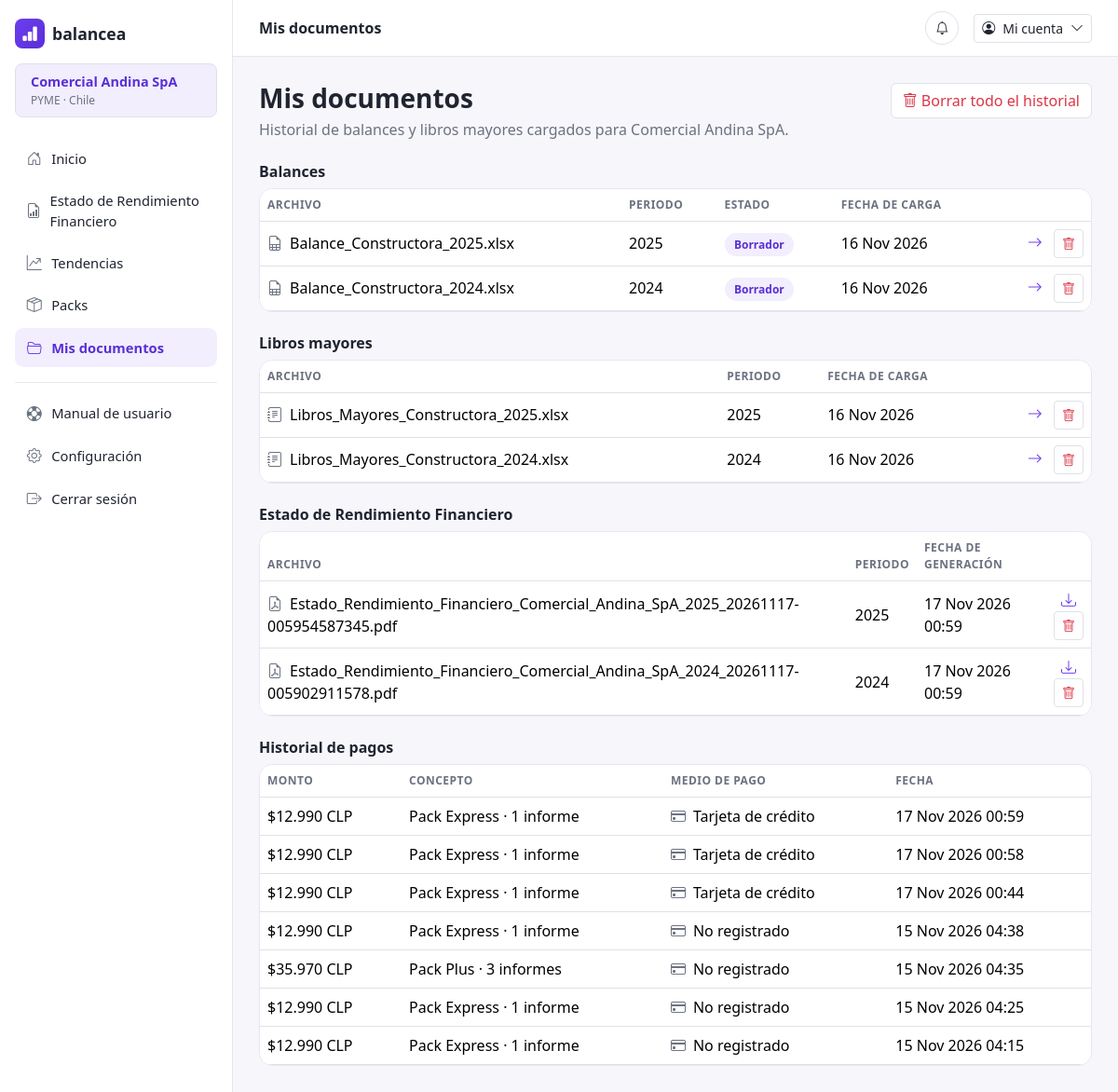
Screenshot of /mis-documentos (signed in) with the database file from the repository.
### models.py (models this page shows)
class Empresa(db.Model):
    __tablename__ = "empresas"
    id = db.Column(db.Integer, primary_key=True)
    nombre = db.Column(db.String(150), nullable=False)
    tipo = db.Column(db.String(50), default="PYME")
    pais = db.Column(db.String(80), default="Chile")
    rubro = db.Column(db.String(50), nullable=False)
    moneda = db.Column(db.String(10), default="CLP")
    anio_vigente = db.Column(db.Integer, default=date.today().year)
    pack_actual = db.Column(db.String(30), default="Express")
    usuarios = db.relationship("Usuario", backref="empresa", lazy=True)
    balances = db.relationship(
        "Balance", backref="empresa", lazy=True, order_by="Balance.id.desc()"
    )

class Balance(db.Model):
    __tablename__ = "balances"
    id = db.Column(db.Integer, primary_key=True)
    empresa_id = db.Column(db.Integer, db.ForeignKey("empresas.id"), nullable=False)
    archivo_nombre = db.Column(db.String(150), nullable=False)
    archivo_libro_mayor = db.Column(db.String(150))
    periodo = db.Column(db.String(20), nullable=False)
    estado = db.Column(db.String(30), default="Borrador")
    fecha_carga = db.Column(db.Date, default=date.today)
    creado_en = db.Column(db.DateTime, default=datetime.utcnow)
    cuentas = db.relationship(
        "CuentaContable", backref="balance", lazy=True, order_by="CuentaContable.codigo"
    )
    informes = db.relationship(
        "InformeEstadoResultados",
        backref="balance",
        lazy=True,
        order_by="InformeEstadoResultados.fecha_generacion.desc()",
    )

class InformeEstadoResultados(db.Model):
    __tablename__ = "informes_estado_resultados"
    id = db.Column(db.Integer, primary_key=True)
    balance_id = db.Column(db.Integer, db.ForeignKey("balances.id"), nullable=False)
    archivo_nombre = db.Column(db.String(200), nullable=False)
    periodo = db.Column(db.String(20), nullable=False)
    fecha_generacion = db.Column(db.DateTime, default=datetime.utcnow)

class CompraPackInforme(db.Model):
    __tablename__ = "compras_packs_informes"
    id = db.Column(db.Integer, primary_key=True)
    empresa_id = db.Column(db.Integer, db.ForeignKey("empresas.id"), nullable=False)
    nombre_pack = db.Column(db.String(30), nullable=False)
    informes_incluidos = db.Column(db.Integer, nullable=False)
    informes_usados = db.Column(db.Integer, nullable=False, default=0)
    precio = db.Column(db.Integer, nullable=False)
    medio_pago = db.Column(db.String(50))
    fecha_compra = db.Column(db.DateTime, default=datetime.utcnow, nullable=False)

### app.py (the view)
    @app.route("/mis-documentos")
    @login_required
    def mis_documentos():
        empresa = empresa_actual()
        informes = (
            InformeEstadoResultados.query.join(Balance)
            .filter(Balance.empresa_id == empresa.id)
            .order_by(InformeEstadoResultados.fecha_generacion.desc())
            .all()
        )
        pagos = (
            Pago.query.join(Balance)
            .filter(Balance.empresa_id == empresa.id)
            .order_by(Pago.fecha_pago.desc())
            .all()
        )
        historial_pagos = [
            {
                "monto": compra.precio,
                "medio_pago": compra.medio_pago or "No registrado",
                "concepto": f"Pack {compra.nombre_pack} · {compra.informes_incluidos} informe{'s' if compra.informes_incluidos != 1 else ''}",
                "periodo": "—",
                "fecha": compra.fecha_compra,
            }
            for compra in compras_pack_empresa(empresa)
        ]
        historial_pagos.extend(
            {
                "monto": pago.monto,
                "medio_pago": pago.medio_pago,
                "concepto": "Estado de Rendimiento Financiero",
                "periodo": pago.balance.periodo,
                "fecha": pago.fecha_pago,
            }
            for pago in pagos
        )
        historial_pagos.sort(
            key=lambda pago: pago["fecha"] or datetime.min,
            reverse=True,
        )
        return render_template(
            "mis_documentos.html",
            empresa=empresa,
            balances=empresa.balances,
            informes=informes,
            pagos=pagos,
            historial_pagos=historial_pagos,
        )

### templates/mis_documentos.html (shortened to what this page needs)
{% extends "base.html" %}
{% set active_page = 'mis_documentos' %}
{% block page_heading %}Mis documentos{% endblock %}
{% block content %}
  <div class="d-flex justify-content-between align-items-start mb-4 flex-wrap gap-2">
    <div>
      <h3 class="fw-bold mb-1">Mis documentos</h3>
      <p class="text-muted-soft mb-0">Historial de balances y libros mayores cargados para {{ empresa.nombre }}.</p>
    </div>
    <form method="post" action="{{ url_for('eliminar_todos_documentos') }}" onsubmit="return confirm('¿Borrar TODO el historial de documentos? Esto elimina todos los balances, libros mayores, informes generados y pagos registrados. Esta acción no se puede deshacer.');">
      <button type="submit" class="btn btn-bc-outline border text-danger"><i class="bi bi-trash me-1"></i>Borrar todo el historial</button>
    </form>
  </div>
  <h6 class="fw-bold mb-2">Balances</h6>
  <div class="bc-card p-0 overflow-hidden mb-4">
    <table class="table bc-table align-middle mb-0">
      <thead>
        <tr><th>Archivo</th><th>Periodo</th><th>Estado</th><th>Fecha de carga</th><th></th></tr>
      </thead>
      <tbody>
        {% for b in balances %}
        <tr>
          <td><i class="bi bi-file-earmark-spreadsheet me-2 text-muted-soft"></i>{{ b.archivo_nombre }}</td>
          <td>{{ b.periodo }}</td>
          <td>
            {% if b.estado == 'Borrador' %}
              <span class="bc-badge-soft">Borrador</span>
            {% else %}
              <span class="bc-badge-success">Archivado</span>
            {% endif %}
          </td>
          <td>{{ b.fecha_carga.strftime('%d %b %Y') if b.fecha_carga else '—' }}</td>
          <td class="text-end">
            <a href="{{ url_for('estado_resultados') }}" class="me-2"><i class="bi bi-arrow-right"></i></a>
            <form method="post" action="{{ url_for('eliminar_balance', balance_id=b.id) }}" class="d-inline" onsubmit="return confirm('¿Eliminar este balance junto con su libro mayor, cuentas e informes generados? Esta acción no se puede deshacer.');">
              <button type="submit" class="btn btn-sm btn-bc-outline border text-danger" title="Eliminar"><i class="bi bi-trash"></i></button>
            </form>
          </td>
        </tr>
        {% else %}
        <tr><td colspan="5" class="text-muted-soft">Aún no has cargado balances.</td></tr>
        {% endfor %}
      </tbody>
    </table>
  </div>
  <h6 class="fw-bold mb-2">Libros mayores</h6>
  <div class="bc-card p-0 overflow-hidden">
    <table class="table bc-table align-middle mb-0">
      <thead>
        <tr><th>Archivo</th><th>Periodo</th><th>Fecha de carga</th><th></th></tr>
      </thead>
      <tbody>
        {% for b in balances if b.archivo_libro_mayor %}
        <tr>
          <td><i class="bi bi-journal-text me-2 text-muted-soft"></i>{{ b.archivo_libro_mayor }}</td>
          <td>{{ b.periodo }}</td>
          <td>{{ b.fecha_carga.strftime('%d %b %Y') if b.fecha_carga else '—' }}</td>
          <td class="text-end">
            <a href="{{ url_for('clasificacion') }}" class="me-2"><i class="bi bi-arrow-right"></i></a>
            <form method="post" action="{{ url_for('eliminar_balance', balance_id=b.id) }}" class="d-inline" onsubmit="return confirm('¿Eliminar este libro mayor junto con el balance, cuentas e informes asociados? Esta acción no se puede deshacer.');">
              <button type="submit" class="btn btn-sm btn-bc-outline border text-danger" title="Eliminar"><i class="bi bi-trash"></i></button>
            </form>
          </td>
        </tr>
        {% else %}
        <tr><td colspan="4" class="text-muted-soft">Aún no has cargado libros mayores.</td></tr>
        {% endfor %}
      </tbody>
    </table>
  </div>
  <h6 class="fw-bold mb-2 mt-4">Estado de Rendimiento Financiero</h6>
  <div class="bc-card p-0 overflow-hidden">
    <table class="table bc-table align-middle mb-0">
      <thead>
        <tr><th>Archivo</th><th>Periodo</th><th>Fecha de generación</th><th></th></tr>
      </thead>
      <tbody>
        {% for i in informes %}
        <tr>
          <td><i class="bi bi-file-earmark-pdf me-2 text-muted-soft"></i>{{ i.archivo_nombre }}</td>
          <td>{{ i.periodo }}</td>
          <td>{{ i.fecha_generacion.strftime('%d %b %Y %H:%M') if i.fecha_generacion else '—' }}</td>
          <td class="text-end">
            <a href="{{ url_for('descargar_informe', informe_id=i.id) }}" class="me-2"><i class="bi bi-download"></i></a>
            <form method="post" action="{{ url_for('eliminar_informe', informe_id=i.id) }}" class="d-inline" onsubmit="return confirm('¿Eliminar este informe generado? Esta acción no se puede deshacer.');">
              <button type="submit" class="btn btn-sm btn-bc-outline border text-danger" title="Eliminar"><i class="bi bi-trash"></i></button>
            </form>
          </td>
        </tr>
        {% else %}
        <tr><td colspan="4" class="text-muted-soft">Aún no has generado un Estado de Rendimiento Financiero.</td></tr>
        {% endfor %}
      </tbody>
    </table>
  </div>
  <h6 class="fw-bold mb-2 mt-4">Historial de pagos</h6>
  <div class="bc-card p-0 overflow-hidden">
    <table class="table bc-table align-middle mb-0">
      <thead>
        <tr><th>Monto</th><th>Concepto</th><th>Medio de pago</th><th>Fecha</th></tr>
      </thead>
      <tbody>
        {% for pago in historial_pagos %}
        <tr>
          <td>${{ pago.monto|monto }} CLP</td>
          <td>{{ pago.concepto }}</td>
          <td><i class="bi bi-credit-card me-2 text-muted-soft"></i>{{ pago.medio_pago }}</td>
          <td>{{ pago.fecha.strftime('%d %b %Y %H:%M') if pago.fecha else '—' }}</td>
        </tr>
        {% else %}
        <tr><td colspan="4" class="text-muted-soft">Aún no se ha registrado ningún pago.</td></tr>
        {% endfor %}
      </tbody>
    </table>
  </div>
{% endblock %}

### templates/base.html (shortened to what this page needs)
<!doctype html>
<html lang="es">
<head>
  <link rel="stylesheet" href="{{ url_for('static', filename='css/bootstrap.min.css') }}">
  <link rel="stylesheet" href="{{ url_for('static', filename='bootstrap-icons/bootstrap-icons.css') }}">
  <link rel="stylesheet" href="{{ url_for('static', filename='css/styles.css') }}">
</head>
<body>
  <div class="bc-shell">
    <aside class="bc-sidebar">
      <a href="{{ url_for('dashboard') }}" class="bc-logo">
        <span class="bc-logo-mark"><i class="bi bi-bar-chart-fill"></i></span>
        balancea
      </a>
      <div class="mt-3 border rounded-3 w-100 px-3 py-2" style="background-color: var(--bc-primary-light);">
        <span class="d-block fw-semibold" style="font-size:0.9rem;color:var(--bc-primary-dark);">{{ empresa.nombre if empresa else 'Tu empresa' }}</span>
        <span class="d-block text-muted-soft" style="font-size:0.75rem;">{{ empresa.tipo if empresa else 'Pyme' }} · {{ empresa.pais if empresa else 'Colombia' }}</span>
      </div>
      <nav class="bc-sidebar-section d-flex flex-column gap-1">
        <a href="{{ url_for('dashboard') }}" class="bc-nav-link {{ 'active' if active_page == 'inicio' else '' }}">
          <i class="bi bi-house-door"></i> Inicio
        </a>
        <a href="{{ url_for('subir_balance') }}" class="bc-nav-link {{ 'active' if active_page == 'subir_balance' else '' }}">
          <i class="bi bi-file-earmark-bar-graph"></i> Estado de Rendimiento Financiero
        </a>
        <a href="{{ url_for('toma_decisiones') }}" class="bc-nav-link {{ 'active' if active_page == 'toma_decisiones' else '' }}">
          <i class="bi bi-graph-up-arrow"></i> Tendencias
        </a>
        <a href="{{ url_for('packs') }}" class="bc-nav-link {{ 'active' if active_page == 'packs' else '' }}">
          <i class="bi bi-box-seam"></i> Packs
        </a>
        <a href="{{ url_for('mis_documentos') }}" class="bc-nav-link {{ 'active' if active_page == 'mis_documentos' else '' }}">
          <i class="bi bi-folder2-open"></i> Mis documentos
        </a>
      </nav>
      <div class="bc-sidebar-footer d-flex flex-column gap-1">
        <a href="{{ url_for('manual_usuario') }}" class="bc-nav-link {{ 'active' if active_page == 'manual_usuario' else '' }}">
          <i class="bi bi-life-preserver"></i> Manual de usuario
        </a>
        <a href="{{ url_for('configuracion') }}" class="bc-nav-link {{ 'active' if active_page == 'configuracion' else '' }}">
          <i class="bi bi-gear"></i> Configuración
        </a>
        <a href="{{ url_for('logout') }}" class="bc-nav-link">
          <i class="bi bi-box-arrow-right"></i> Cerrar sesión
        </a>
      </div>
    </aside>
    <div class="bc-main">
      <header class="bc-topbar">
        <div>
          <span class="fw-semibold">{% block page_heading %}{% endblock %}</span>
        </div>
        <div class="d-flex align-items-center gap-3">
          <button class="btn btn-sm btn-bc-outline border rounded-circle" style="width:36px;height:36px;">
            <i class="bi bi-bell"></i>
          </button>
          <div class="dropdown">
            <button class="btn btn-sm btn-bc-outline border d-flex align-items-center gap-2" type="button" data-bs-toggle="dropdown" aria-expanded="false">
              <i class="bi bi-person-circle"></i>
              <span>Mi cuenta</span>
              <i class="bi bi-chevron-down"></i>
            </button>
          </div>
        </div>
      </header>
      <main class="bc-content">
        {% block content %}{% endblock %}
      </main>
    </div>
  </div>
</body>
</html>

### rows the page displays
Empresa: nombre "Comercial Andina SpA", tipo "PYME", pais "Chile"
Balance: archivo_nombre "Balance_Constructora_2025.xlsx", periodo "2025", estado "Borrador", fecha_carga "16 Nov 2026", archivo_libro_mayor "Libros_Mayores_Constructora_2025.xlsx"
Balance: archivo_nombre "Balance_Constructora_2024.xlsx", periodo "2024", estado "Borrador", fecha_carga "16 Nov 2026", archivo_libro_mayor "Libros_Mayores_Constructora_2024.xlsx"
InformeEstadoResultados: archivo_nombre "Estado_Rendimiento_Financiero_Comercial_Andina_SpA_2025_20261117-005954587345.pdf", periodo "2025", fecha_generacion "17 Nov 2026 00:59"
InformeEstadoResultados: archivo_nombre "Estado_Rendimiento_Financiero_Comercial_Andina_SpA_2024_20261117-005902911578.pdf", periodo "2024", fecha_generacion "17 Nov 2026 00:59"
CompraPackInforme: monto|monto "12.990", concepto "Pack Express · 1 informe", medio_pago "Tarjeta de crédito", fecha "17 Nov 2026 00:59"
CompraPackInforme: monto|monto "12.990", concepto "Pack Express · 1 informe", medio_pago "Tarjeta de crédito", fecha "17 Nov 2026 00:58"
CompraPackInforme: monto|monto "12.990", concepto "Pack Express · 1 informe", medio_pago "Tarjeta de crédito", fecha "17 Nov 2026 00:44"
CompraPackInforme: monto|monto "12.990", concepto "Pack Express · 1 informe", medio_pago "No registrado", fecha "15 Nov 2026 04:38"
CompraPackInforme: monto|monto "35.970", concepto "Pack Plus · 3 informes", medio_pago "No registrado", fecha "15 Nov 2026 04:35"
CompraPackInforme: monto|monto "12.990", concepto "Pack Express · 1 informe", medio_pago "No registrado", fecha "15 Nov 2026 04:25"
CompraPackInforme: monto|monto "12.990", concepto "Pack Express · 1 informe", medio_pago "No registrado", fecha "15 Nov 2026 04:15"
